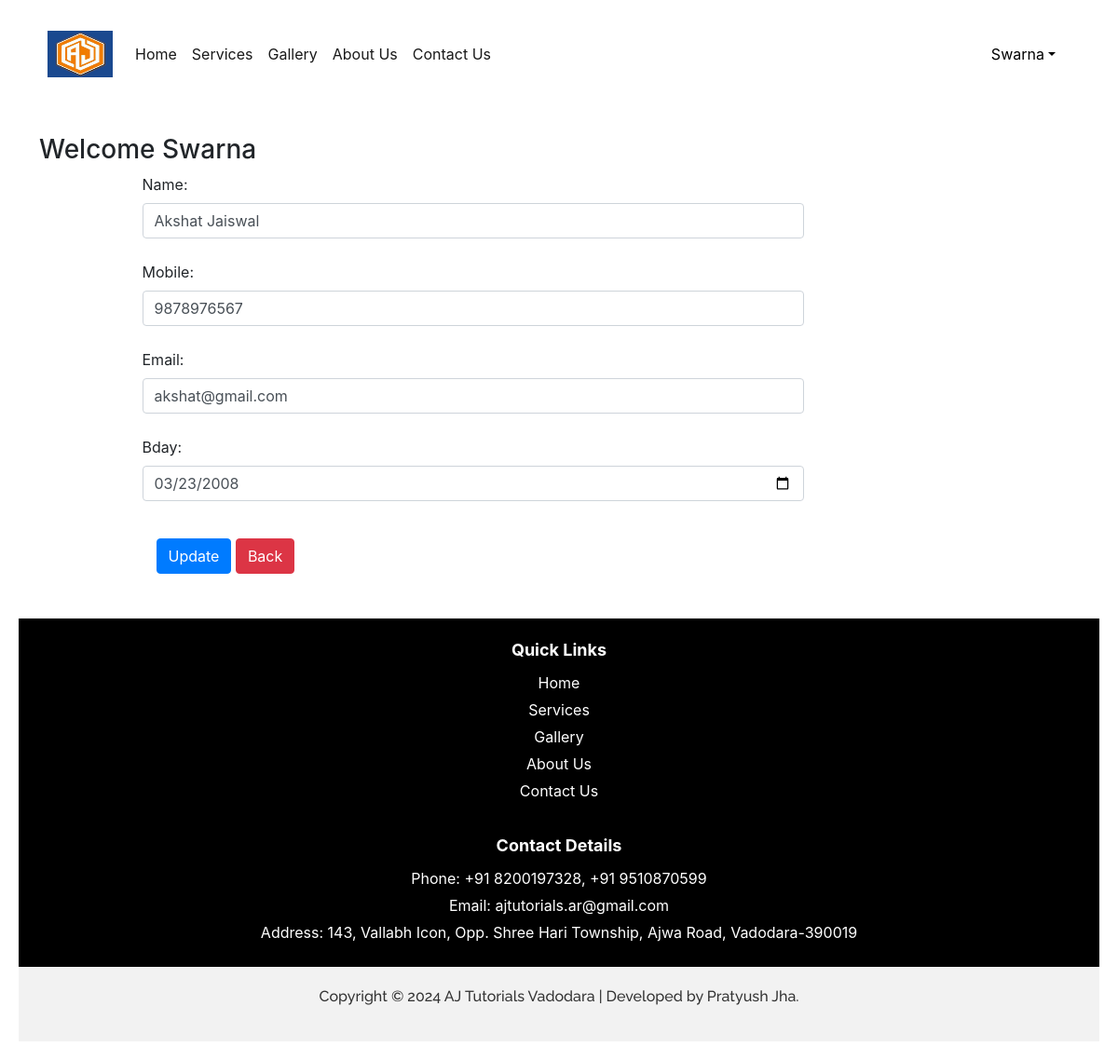
/updateData/2 (signed in), run on the app's committed database.
### coachingapp/models.py (models this page shows, shortened)
class Customer(models.Model):
    user=models.ForeignKey(User,on_delete=models.CASCADE)
    name=models.CharField(max_length=40)
    mobile=models.IntegerField(
        validators=[
            MinValueValidator(0000000000),
            MaxValueValidator(9999999999)
        ]
    )
    email=models.EmailField(max_length=50)
    bday = models.DateField(null=True, blank=True)

### coachingapp/views.py (the view, shortened to what this page needs)
# urls.py: path("updateData/<int:pk>",views.updateData.as_view(),name="updateData"),
@method_decorator(login_required,name='dispatch')
class updateData(View):
    def get(self,request,pk):
        dat=Customer.objects.get(pk=pk)
        form=CustomerProfileForm(instance=dat)
        return render(request,"updateData.html",locals())

### coachingapp/forms.py
class CustomerProfileForm(forms.ModelForm):
    class Meta:
        model=Customer
        fields=['name','mobile','email','bday']
        widgets={
            'name':forms.TextInput(attrs={'class':'form-control'}),
            'mobile':forms.NumberInput(attrs={'class':'form-control'}),
            'email':forms.EmailInput(attrs={'class':'form-control'}),
            'bday': forms.DateInput(attrs={'class':'form-control', 'type':'date'}),
        }

### coachingapp/templates/updateData.html (shortened to what this page needs)
{% extends 'base.html' %}
{% load static %}
{% block update-content %}
 <div class="container my-5">
    <div class="row">
        <h3>Welcome <span class="text-capitalize">{{request.user}}</span></h3>
    </div>
    <div class="col-sm-8 offset-sm-1">
        <form action="" method="post">
           {% for fm in form %}
               {{fm.label_tag}} {{fm}} <small class="text-danger">{{fm.errors|striptags}}</small><br>
           {% endfor %}
           <div class="col-12 mt-3">
             <button type="submit" class="btn btn-primary">Update</button>
             <a href="{% url 'data' %}" type="button" class="btn btn-danger">Back</a>
           </div>
        </form>
    </div>
</div>
{% endblock update-content %}

### coachingapp/templates/base.html (shortened to what this page needs)
<!DOCTYPE html>
<html lang="en">
{% load static %}
<head>
  <link href="https://cdn.jsdelivr.net/npm/bootstrap@5.3.0-alpha2/dist/css/bootstrap.min.css" rel="stylesheet">
  <link href="https://cdn.jsdelivr.net/npm/bootstrap@5.3.0/dist/css/bootstrap.min.css" rel="stylesheet">
  <link rel="stylesheet" href="{% static 'css/styles.css' %}">
  <link href="https://cdn.jsdelivr.net/npm/bootstrap@5.3.0-alpha1/dist/css/bootstrap.min.css" rel="stylesheet">
</head>
<body>
  <nav class="navbar navbar-expand-lg navbar-light cool-navbar">
    <div class="container-fluid">
      <a class="navbar-brand" href="#">
        <img src="{% static "images/aj_tutorial_logo.jpg" %}" width="70" height="50"/>
      </a>
      <div class="collapse navbar-collapse" id="navbarSupportedContent">
        <ul class="navbar-nav me-auto mb-2 mb-lg-0">
          {% if request.user.is_authenticated %}
          <li class="nav-item">
            <a class="nav-link active" aria-current="page" href="{% url 'home' %}">Home</a>
          </li>
          <li class="nav-item">
            <a class="nav-link active" aria-current="page" href="{% url 'services' %}">Services</a>
          </li>
          <li class="nav-item">
            <a class="nav-link active" href="{% url 'gallery' %}">Gallery</a>
          </li>
          <li class="nav-item">
            <a class="nav-link active" href="{% url 'about' %}">About Us</a>
          </li>
          <li class="nav-item">
            <a class="nav-link active" href="{% url 'contact' %}">Contact Us</a>
          </li>
        </ul>
      </div>
      <ul class="navbar-nav me-auto mb-2 mb-lg-0">
        <li class="nav-item dropdown mx-2">
          <a class="nav-link dropdown-toggle text-black" href="#"
          id="profileDropdown" role="button" data-bs-toggle="dropdown" aria-expanded="false">{{request.user}}</a>
        </li>
        {% endif %}
      </ul>
    </div>
  </nav>
  {% block update-content %}{% endblock update-content %}
  <div class="black-box">
    <div class="section-heading">Quick Links</div>
    <div class="link-item"><a href="{% url 'home' %}">Home</a></div>
    <div class="link-item"><a href="{% url 'services' %}">Services</a></div>
    <div class="link-item"><a href="{% url 'gallery' %}">Gallery</a></div>
    <div class="link-item"><a href="{% url 'about' %}">About Us</a></div>
    <div class="link-item"><a href="{% url 'contact' %}">Contact Us</a></div>
    <hr>
    <div class="section-heading">Contact Details</div>
    <div class="contact-item">Phone: +91 8200197328, +91 9510870599</div>
    <div class="contact-item">Email: ajtutorials.ar@gmail.com</div>
    <div class="contact-item">Address: 143, Vallabh Icon, Opp. Shree Hari Township, Ajwa Road, Vadodara-390019</div>
  </div>
  <footer class="footer">
    <div class="container">
      <p>Copyright © 2024 AJ Tutorials Vadodara | Developed by Pratyush Jha.</p>
    </div>
  </footer>
  <link rel="stylesheet" href="https://maxcdn.bootstrapcdn.com/bootstrap/4.0.0/css/bootstrap.min.css">
  <link rel="stylesheet" href="https://stackpath.bootstrapcdn.com/bootstrap/4.3.1/css/bootstrap.min.css">
</body>
</html>

### coachingapp/static/css/styles.css (style rules this page uses)
@media only screen and (min-width: 601px) { body { font-size: 18px; padding: 20px; } }

### coachingapp/templates/base.html (style rules this page uses)
.cool-navbar { background-color: #ffffff; color: #ffffff; }
.black-box { background-color: #000; color: #fff; padding: 20px; text-align: center; margin: 50px auto; margin-top: 20px; width: 100%; margin-bottom: 0%; }
.section-heading { font-weight: bold; font-size: 18px; margin-bottom: 10px; }
.link-item, .contact-item { margin-bottom: 5px; }
.link-item a { color: #fff; text-decoration: none; }
hr { border: none; border-top: 1px solid #fff; margin: 10px auto; width: 80%; }
.footer { background-color: #f2f2f2; color: #333; padding: 20px; text-align: center; font-family: 'Raleway', sans-serif; font-weight:500; }

### data on the page
Customer: form "Akshat Jaiswal" "9878976567" "akshat@gmail.com" "03/23/2008"

### other printed values
{{ request.user }} "Swarna"
{{ fm.label_tag }} "Name:" "Mobile:" "Email:" "Bday:"
